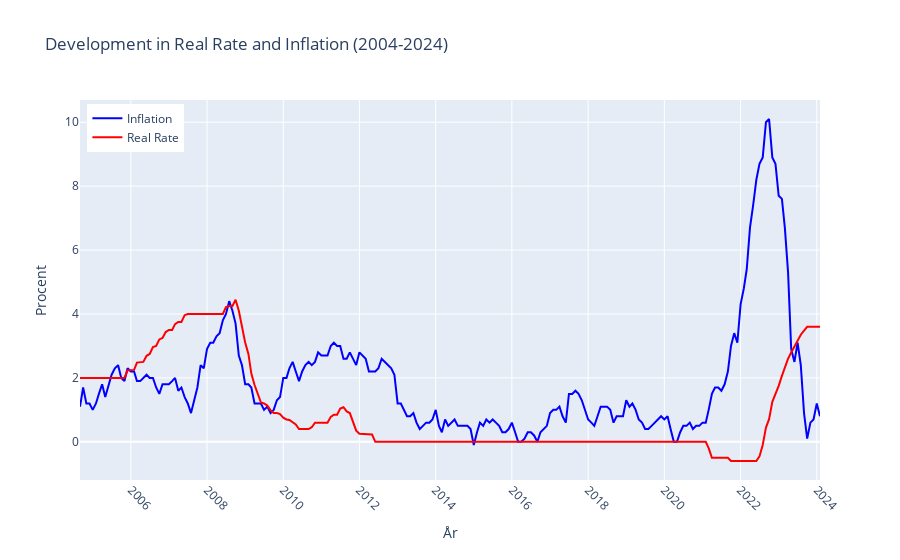

Source (notebook cell):
### Markdown cell above
Making a plot of the merge dataset.

### Code cell
# Reading merged data file
data = pd.read_excel('merged_data.xlsx')

# Create the interactive plot
fig = go.Figure()

# Add inflation line
fig.add_trace(go.Scatter(x=data['DATE'], y=data['inflation'], mode='lines', name='Inflation', line=dict(color='blue')))

# Add real rate line
fig.add_trace(go.Scatter(x=data['DATE'], y=data['real_rate'], mode='lines', name='Real Rate', line=dict(color='red')))

# Update layout
fig.update_layout(
    title='Development in Real Rate and Inflation (2004-2024)',
    xaxis_title='År',
    yaxis_title='Procent',
    xaxis=dict(tickangle=45, showgrid=True),
    yaxis=dict(showgrid=True),
    legend=dict(x=0.01, y=0.99)
)

# Show plot
fig.show()

### Figure 1 — Plotly figure (JSON) as saved in the notebook; plotly's stock layout.template omitted (floating-point values rounded to 4 significant figures; data arrays with more than 128 entries replaced by an {"elided": "..."} marker saying what was removed)
{"data": [{"line": {"color": "blue"}, "mode": "lines", "name": "Inflation", "type": "scatter", "x": {"elided": "234 str values"}, "y": {"elided": "234 float values"}}, {"line": {"color": "red"}, "mode": "lines", "name": "Real Rate", "type": "scatter", "x": {"elided": "234 str values"}, "y": {"elided": "234 float values"}}], "layout": {"legend": {"x": 0.01, "y": 0.99}, "title": {"text": "Development in Real Rate and Inflation (2004-2024)"}, "xaxis": {"showgrid": true, "tickangle": 45, "title": {"text": "År"}}, "yaxis": {"showgrid": true, "title": {"text": "Procent"}}}}
